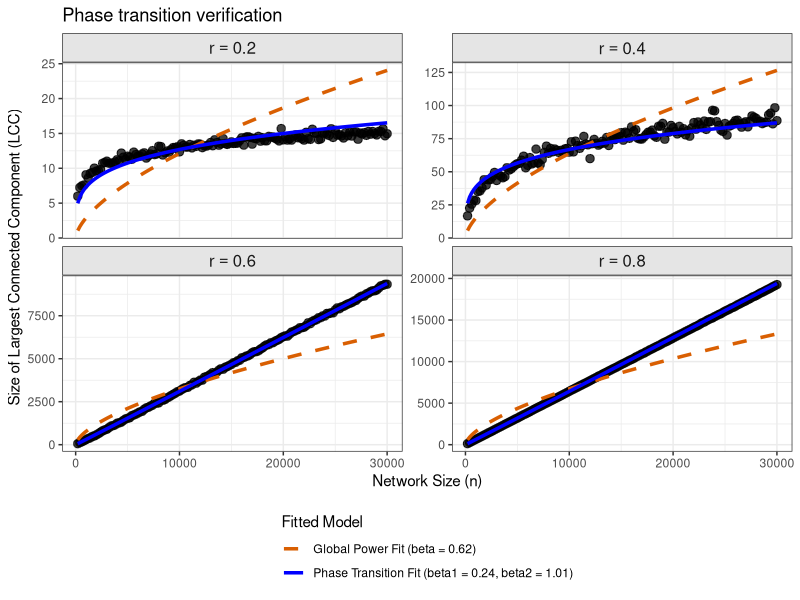

R code for this plot:
library(igraph)
library(ggplot2)
library(dplyr)
library(tidyr)

# Set seed for reproducibility
set.seed(42)

# set parameters
n_values <- seq(200, 30000, by = 200) # Range of network sizes
r_values <- c(0.2, 0.4, 0.6, 0.8)    # 2 before rc, 2 after rc
num_sims <- 50                     


# generate syntetic networks
results_list <- list()
row_idx <- 1

for (r in r_values) {
  for (n in n_values) {
    m <- floor(r * n) 
    lcc_sims <- numeric(num_sims)
    
    for (i in 1:num_sims) {
      g <- sample_gnm(n, m, directed = FALSE)
      lcc_sims[i] <- max(components(g)$csize)
    }
    
    results_list[[row_idx]] <- data.frame(
      n = n,
      r = as.factor(r),
      r_num = r,
      avg_LCC = mean(lcc_sims)
    )
    row_idx <- row_idx + 1
  }
}

df <- bind_rows(results_list)

# Convert to log scale to find the polynomial scaling
df$log_n <- log(df$n)
df$log_LCC <- log(df$avg_LCC)

# fitting in log scale

# Global fitting
# Use as.factor(r) so each curve gets its own intercept but they share the same slope
fit_global <- lm(log_LCC ~ log_n + as.factor(r), data = df)
beta_global <- coef(fit_global)["log_n"]

# Two scaling model
df_sub <- df %>% filter(r_num < 0.5)
df_super <- df %>% filter(r_num >= 0.5)

fit_sub <- lm(log_LCC ~ log_n + as.factor(r), data = df_sub)
fit_super <- lm(log_LCC ~ log_n + as.factor(r), data = df_super)

beta_sub <- coef(fit_sub)["log_n"]
beta_super <- coef(fit_super)["log_n"]

# Extract Log-Likelihoods 
ll_global <- as.numeric(logLik(fit_global))
ll_pt <- as.numeric(logLik(fit_sub)) + as.numeric(logLik(fit_super))

# Generate predictions and transform back to normal scale using exp()
df$pred_global <- exp(predict(fit_global, newdata = df))
df$pred_pt <- NA
df$pred_pt[df$r_num < 0.5] <- exp(predict(fit_sub, newdata = df_sub))
df$pred_pt[df$r_num >= 0.5] <- exp(predict(fit_super, newdata = df_super))


# Print llr
cat("Note: LCC ~ n^beta\n")
cat(sprintf("Global Exponent:      beta = %.3f\n", beta_global))
cat(sprintf("Subcritical Exponent (r < 0.5):          beta = %.3f\n", beta_sub))
cat(sprintf("Supercritical Exponent (r > 0.5):        beta = %.3f\n", beta_super))


cat(sprintf("Global LL (One Power Fit):    %.2f\n", ll_global))
cat(sprintf("Global LL (Phase Transition): %.2f\n", ll_pt))

cat(sprintf("LLR (Global vs PT): %.2f\n\n", ll_global - ll_pt))


# Plot
df_plot <- df %>%
  pivot_longer(
    cols = c("pred_global", "pred_pt"),
    names_to = "Model",
    values_to = "Prediction"
  ) %>%
  mutate(Model = recode(Model, 
                        "pred_global" = sprintf("Global Power Fit (beta = %.2f)", beta_global),
                        "pred_pt" = sprintf("Phase Transition Fit (beta1 = %.2f, beta2 = %.2f)", beta_sub, beta_super)))

# Generate the plot
p <- ggplot(df_plot, aes(x = n)) +
  geom_point(aes(y = avg_LCC), color = "black", alpha = 0.5, size = 2.5) +
  geom_line(aes(y = Prediction, color = Model, linetype = Model), linewidth = 1.2) +
  facet_wrap(~ r, scales = "free_y", labeller = label_bquote(r == .(as.character(r)))) +
  scale_color_manual(values = setNames(c("#d95f02", "blue"), unique(df_plot$Model))) +
  scale_linetype_manual(values = setNames(c("dashed", "solid"), unique(df_plot$Model))) +
  labs(
    title = "Phase transition verification",
    x = "Network Size (n)",
    y = "Size of Largest Connected Component (LCC)",
    color = "Fitted Model",
    linetype = "Fitted Model"
  ) +
  theme_bw() +
  theme(legend.position = "bottom",
        legend.direction = "vertical",
        strip.background = element_rect(fill = "#e5e5e5"),
        strip.text = element_text(face = "bold", size = 12))

print(p)
